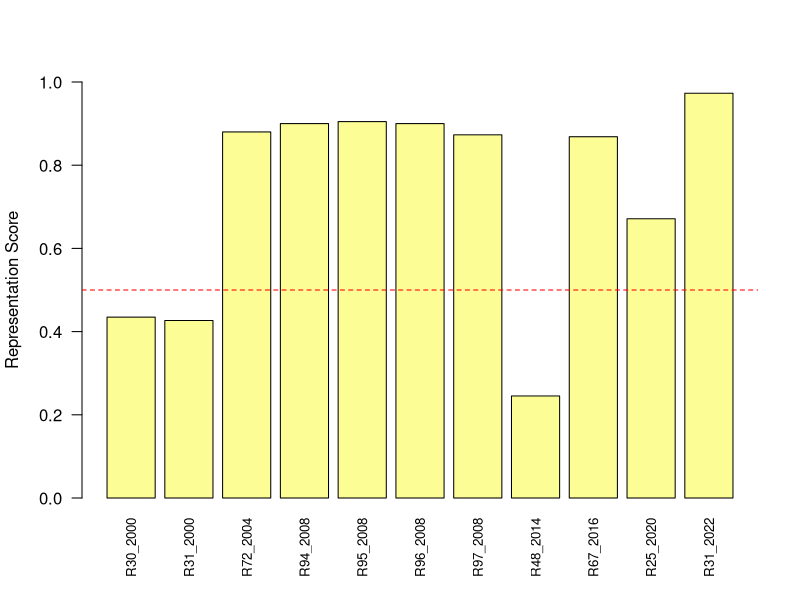

Source code (R):
library(sf)
library(ggplot2)
indexed_data <- read.csv("indexed_votes.csv")

just_refs <- indexed_data[, -1]
averages <- colMeans(just_refs, na.rm = TRUE)
just_refs$Average_Ref <- rowMeans(just_refs, na.rm = TRUE)

# Create a new dataframe with averages
averages_df <- data.frame(
  Variable = names(averages),
  Average = averages
)

# Extract the last 4 letters of each value in the first row
last_four_letters <- substr(averages_df[, 1],
                            nchar(averages_df[, 1]) - 3,
                            nchar(averages_df[, 1]))

# Order the columns based on the last 4 letters
averages_df <- averages_df[order(last_four_letters), ]
averages_df <- na.omit(averages_df)

barplot(averages_df$Average,
        names.arg = averages_df$Variable,
        col = "#FDFD96",
        ylab = "Representation Score",
        cex.names = 0.8,
        las = 2,
        ylim = c(0, 1))
abline(h = 0.5, col = "red", lty = 2)
